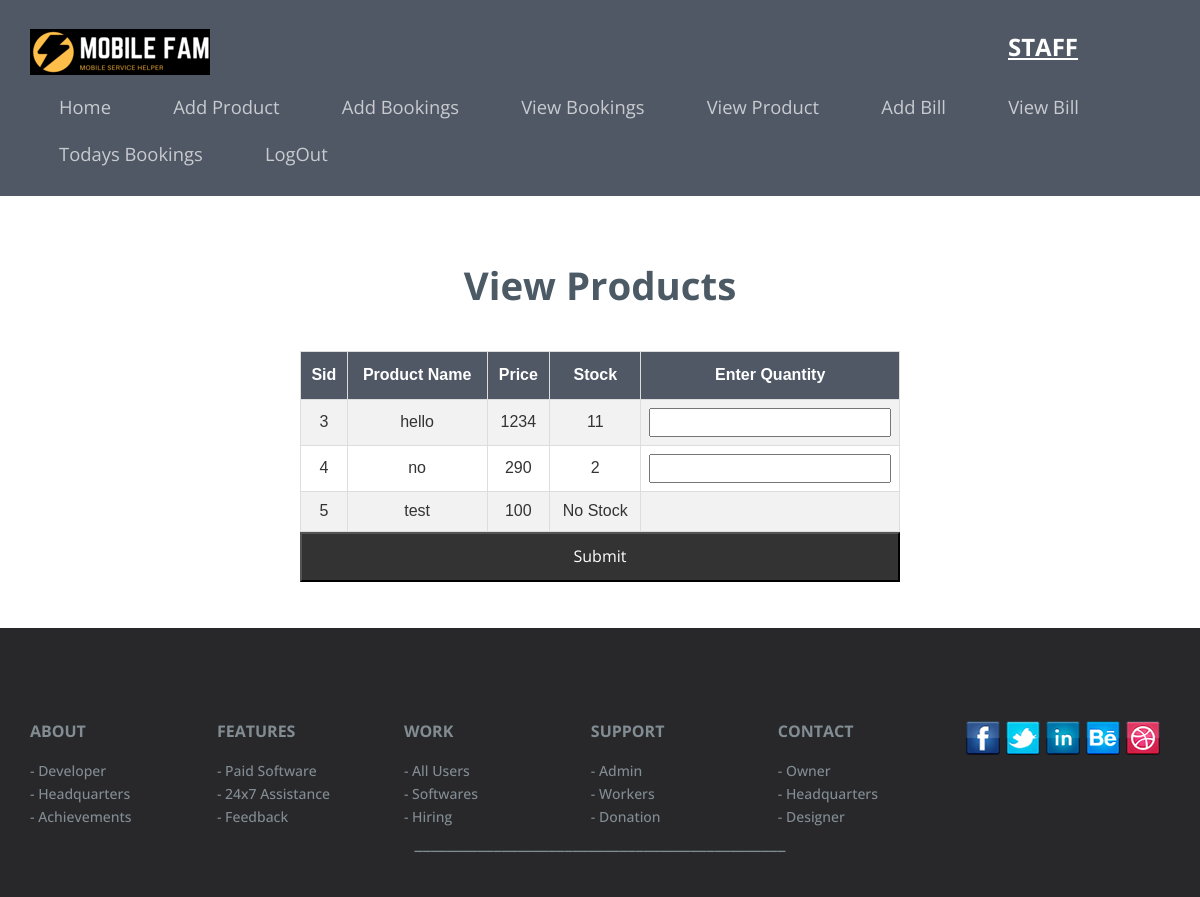
/calculatebill.php, run on the app's committed database.
### tables this page shows
CREATE TABLE IF NOT EXISTS `stock` (
  `stockid` int(11) NOT NULL AUTO_INCREMENT,
  `pname` varchar(60) NOT NULL,
  `price` varchar(80) NOT NULL,
  `stock` varchar(89) NOT NULL,
  `sid` int(11) NOT NULL,
  `oid` int(11) NOT NULL,
  PRIMARY KEY (`stockid`)
);

### calculatebill.php (the view, shortened to what this page needs)
<?php
include("connection.php");
include('sheader.php');
?>
<div class="contact-mian">
    <h3>View Products</h3>
    <table id="customers">
        <tr>
            <th>
                Sid
            </th>
            <th>
                Product Name
            </th>
            <th>
                Price
            </th>
            <th>
                Stock
            </th>
            <th>
                Enter Quantity
            </th>
            <?php
            $ret = " SELECT * FROM stock  ";
            $re = mysqli_query($conn, $ret);
            if ($re) {
                $i=0;
                while ($data = mysqli_fetch_assoc($re)) {
                    $id = $data['stockid'];
                    $fid = $data['pname'];
                    $question = $data['price'];
                    $answer = $data['stock'];
            ?>
  <form method="POST">
        <tr>
            <td>
                <?php
                    echo $id;
                ?>
            </td>
            <td>
                <?php
                    echo $fid;
                ?>
            </td>
            <td>
                <?php
                    echo $question;
                ?>
            </td>
            <td>
                <?php
                if ($answer<=0)
                {
                    echo "No Stock";
                }
                else{
                    echo $answer;
                }
                ?>
            </td>
                <td>
                    <?php
                if ($answer>0)
                {
                   echo " <input type='text' name='t1$i'>";
?>
        <?php
                }
        $i=$i+1;
                }
        ?>
        </td>
        </tr>
         </table><input type="submit" name="submit" style="color: white; background-color:#333; height:50px">
</div>
<?php
            } else {
                echo "<script type = \"text/javascript\">
alert(\"Sorry You Dont Have Any Question.\");
</script>";
            }
?>
<?php
include('common_footer.php');
?>

### css/style.css (style rules this page uses)
html, body { font-size: 100%; background: #fff; font-family: 'Open Sans', sans-serif; }
h1,h2,h3,h4,h5,h6 { margin:0; }
.contact-mian { text-align:center; }
.contact-mian h3,.about-main h3,.advn-main h3,.portfolio-top h3,.features-main h3 { font-weight:700; font-size:2.5em; color:#4b5a65; margin:0; text-align:center; }
@media (max-width:1366px) { .contact-mian h3, .about-main h3, .advn-main h3, .portfolio-top h3, .features-main h3,.team-main h3 { font-size: 2.4em; } }

### sheader.php (style rules this page uses)
.contact-mian { padding: 0 300px; text-align: center; }
.contact-mian input, select { width: 100%; }
.contact-mian h3 { margin: 0 0 45px; }
#customers { font-family: Arial, Helvetica, sans-serif; border-collapse: collapse; width: 100%; text-align: center; }
#customers td, #customers th { border: 1px solid #ddd; padding: 8px; text-align: center; }
#customers tr:nth-child(even) { background-color: #f2f2f2; }
#customers th { padding-top: 12px; padding-bottom: 12px; background-color: #505866; color: white; }

### data on the page
stock: stockid "3", pname "hello", price "1234", stock "11"
stock: stockid "4", pname "no", price "290", stock "2"
stock: stockid "5", pname "test", price "100", stock "No Stock"
